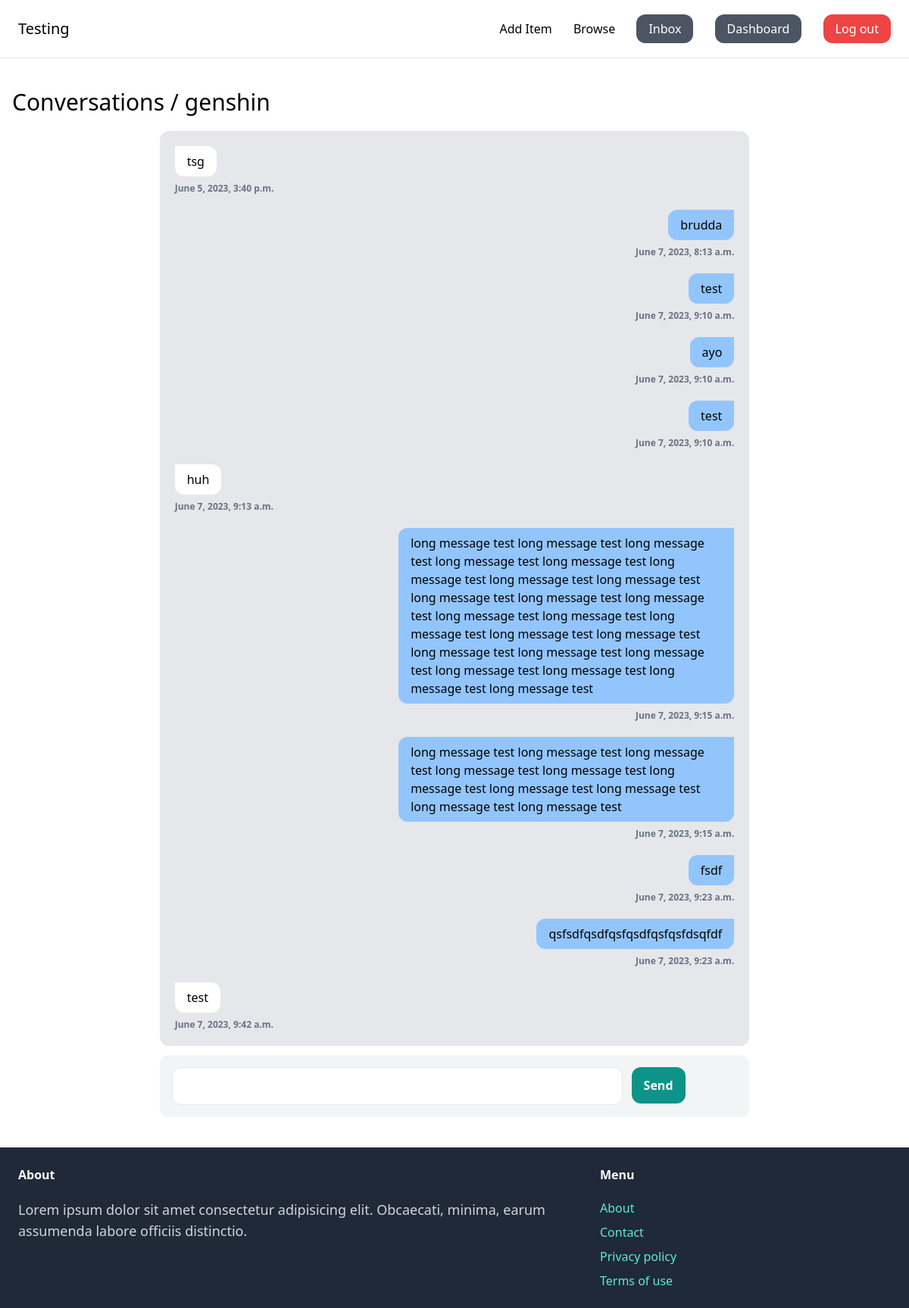
The page /inbox/1/ (signed in) on the database its author committed.
### conversation/models.py (models this page shows)
class Conversation(models.Model):
    item=models.ForeignKey(Item, related_name='conversations',  on_delete=models.CASCADE)
    members=models.ManyToManyField(User, related_name='conversations')
    created_at=models.DateTimeField(auto_now_add=True)
    updated_at=models.DateTimeField(auto_now=True)
    class Meta:
        ordering=['-updated_at']

class ConversationMessage(models.Model):
    conversation=models.ForeignKey(Conversation, related_name='messages',  on_delete=models.CASCADE)
    content=models.TextField()
    created_by=models.ForeignKey(User, related_name='sent_messages',  on_delete=models.CASCADE)
    created_at=models.DateTimeField(auto_now_add=True)

### item/models.py (models this page shows, shortened)
class Item(models.Model):
    name = models.CharField(max_length=255)
    description = models.TextField(null=True, blank=True)
    price = models.FloatField()
    image = models.ImageField(upload_to='item_images', null=True, blank=True)
    is_sold=models.BooleanField(default=False)
    category = models.ForeignKey(Category,related_name='items', on_delete=models.CASCADE)
    created_at = models.DateTimeField(auto_now_add=True)
    created_by = models.ForeignKey(User, related_name='items', on_delete=models.CASCADE)

### conversation/views.py (the view)
# urls.py: path('<int:conversation_pk>/',views.detail,name='detail')
@login_required
def detail(request,conversation_pk):
    conversation=get_object_or_404(Conversation,pk=conversation_pk)
    if request.method=='POST':
        form=ConversationMessageForm(request.POST)
        if form.is_valid():
            conversation_message=form.save(commit=False)
            conversation_message.conversation=conversation
            conversation_message.created_by=request.user
            conversation_message.save()
            return redirect('conversation:detail',conversation.id)
    else:
        form=ConversationMessageForm()
        return render(request,'conversation/detail.html',{'form':form,'conversation':conversation})

### conversation/forms.py
class ConversationMessageForm(forms.ModelForm):
    class Meta:
        model = ConversationMessage
        fields = ("content",)
        widgets = {
            "content": forms.TextInput(attrs={
                'class':'w-full px-4 py-3 rounded-xl border',
                'rows':'1'
            }),
        }

### conversation/templates/conversation/detail.html (shortened to what this page needs)
{% extends 'core/base.html' %}
{% block content %}
<h1 class="text-3xl mb-5">Conversations / {{conversation.item.name}}</h1>
<div class="space-y-5 bg-gray-200 p-5 rounded-xl mx-auto w-2/3">
    {% for message in conversation.messages.all %}
    <div>
        <div {% if message.created_by == request.user %}class="flex flex-row-reverse"{% endif %}>
            <span style="max-width:60%" class="inline-block rounded-xl px-4 py-2 {% if message.created_by == request.user %}bg-blue-300 rounded-tr-none {% else %} bg-white rounded-tl-none{% endif %}">{{message.content}}</span>
        </div>
        <div {% if message.created_by == request.user %}class="flex flex-row-reverse"{% endif %}>
            <p class="text-xs font-semibold mt-2 text-gray-500">{{message.created_at}}</p>
        </div>
    </div>
    {% endfor %}
</div>
<form action="." method="post" class="bg-gray-100 mx-auto w-2/3 rounded-xl mt-3 p-4 grid grid-cols-10 gap-3">
    <div class="col-span-8">{{form.content}}</div>
    <div class="col-span-2"><button class="px-4 py-3 mt-0 bg-teal-600 hover:bg-teal-700 rounded-xl text-white font-semibold">Send</button></div>
</form>
{% endblock content %}

### rows shown on the page
Conversation: item.name "genshin"
ConversationMessage: content "tsg", created_at "June 5, 2023, 3:40 p.m."
ConversationMessage: content "brudda", created_at "June 7, 2023, 8:13 a.m."
ConversationMessage: content "test", created_at "June 7, 2023, 9:10 a.m."
ConversationMessage: content "ayo", created_at "June 7, 2023, 9:10 a.m."
ConversationMessage: content "test", created_at "June 7, 2023, 9:10 a.m."
ConversationMessage: content "huh", created_at "June 7, 2023, 9:13 a.m."
ConversationMessage: content "long message test long message test long message test long message test long message test long message test long message test long message test long message test long message test long message test long message test long message test long message test long message test long message test long message test long message test long message test long message test long message test long message test long message test", created_at "June 7, 2023, 9:15 a.m."
ConversationMessage: content "long message test long message test long message test long message test long message test long message test long message test long message test long message test long message test", created_at "June 7, 2023, 9:15 a.m."
ConversationMessage: content "fsdf", created_at "June 7, 2023, 9:23 a.m."
ConversationMessage: content "qsfsdfqsdfqsfqsdfqsfqsfdsqfdf", created_at "June 7, 2023, 9:23 a.m."
ConversationMessage: content "test", created_at "June 7, 2023, 9:42 a.m."
